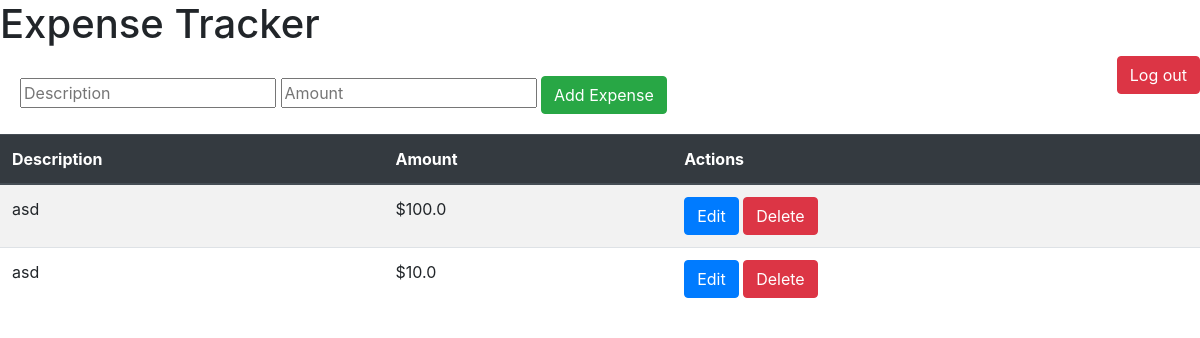
The page /dashboard (signed in) on the database as committed earlier.
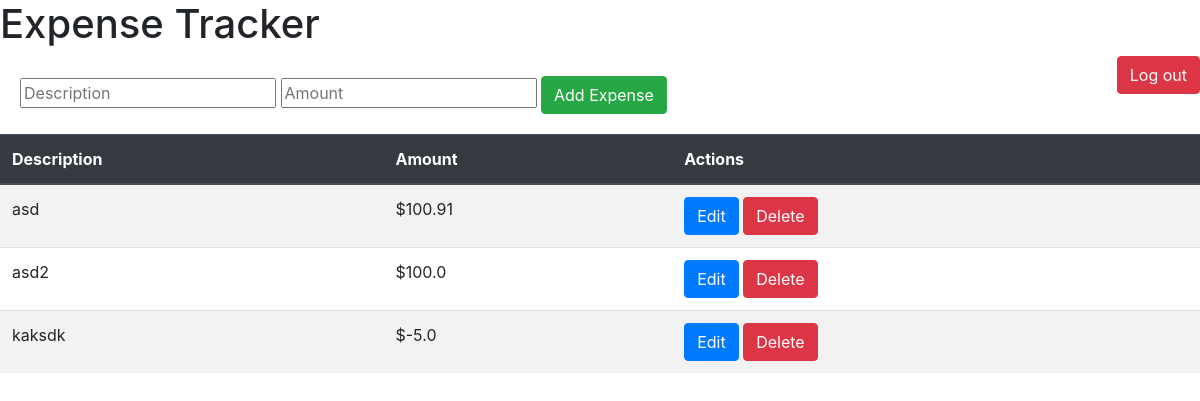
The same page on the database as committed later.
### app.py (models this page shows)
class Expense(db.Model):
    id = db.Column(db.Integer, primary_key=True)
    user_id = db.Column(db.Integer, db.ForeignKey('user.id')) #To link user and expense together
    description = db.Column(db.String(100), nullable=False)
    amount = db.Column(db.Float, nullable=False)

### app.py (the view)
@app.route('/dashboard')
@login_required
def dashboard():
    user_expenses = Expense.query.filter_by(user_id=current_user.id).all()
    return render_template('index.html', expenses=user_expenses)

### app.py (called while the page is built)
@login_manager.user_loader
def load_user(user_id):
    return User.query.get(int(user_id))

### templates/index.html (shortened to what this page needs)
<!DOCTYPE html>
<html lang="en">
<head>
    <link rel="stylesheet" href="https://stackpath.bootstrapcdn.com/bootstrap/4.5.2/css/bootstrap.min.css">
</head>
<body>
    <h1>Expense Tracker</h1>
    <div>
        <button class="btn btn-danger" style="float: right;" onclick="window.location.href='http://127.0.0.1:5000/logout';">Log out</button>
    </div>
    <form action="/add" method="post" style=padding:20px>
        <input type="text" name="description" placeholder="Description" required>
        <input type="number" name="amount" step="0.01" placeholder="Amount" required>
        <button type="submit" class="btn btn-success">Add Expense</button>
    </form>
    <table class="table table-striped table-hover">
        <thead class="thead-dark">
            <tr>
                <th>Description</th>
                <th>Amount</th>
                <th>Actions</th>
            </tr>
        </thead>
        <tbody>
            {% for expense in expenses %}
            <tr>
                <td>{{ expense.description }}</td>
                <td>${{ expense.amount }}</td>
                <td>
                    <a href="{{ url_for('edit_expense', expense_id=expense.id) }}" class="btn btn-primary">Edit</a>
                    <a href="/delete/{{ expense.id }}" class="btn btn-danger">Delete</a>
                </td>
            </tr>
            {% endfor %}
        </tbody>
    </table>
    </body>
</html>

Rows that differ between the two databases and show on the page:
removed Expense: description "asd", amount "10.0"
changed Expense "asd": amount "100.0" → "100.91"
added Expense: description "asd2", amount "100.0"
added Expense: description "kaksdk", amount "-5.0"
